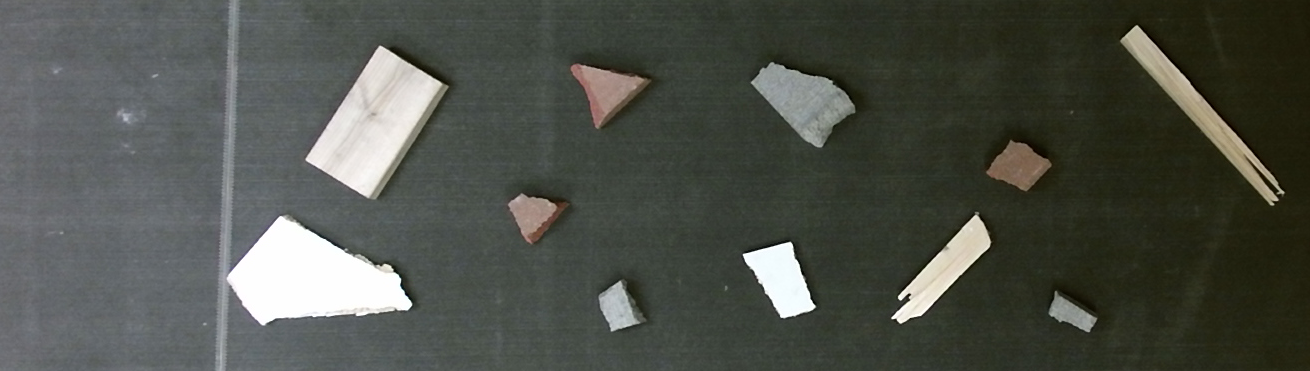
//> input picture chunks.png, 1310 x 371 px
$ ./hull_demo ../chunks.png   (built with g++ and OpenCV 4)
//> lines starting //> are read from the running program, lines starting //| are printed output that depends on the picture; after the words box and inside, x2 and y2 are one past the last pixel; in counts of white or black regions, pixels touching at a corner belong together
/**
 * @function hull_demo.cpp
 * @brief Demo code to find contours in an image
 * @author OpenCV team
 */

#include "opencv2/imgcodecs.hpp"
#include "opencv2/highgui/highgui.hpp"
#include "opencv2/imgproc/imgproc.hpp"
#include <iostream>
#include <stdio.h>
#include <stdlib.h>

using namespace cv;
using namespace std;

Mat src; Mat src_gray;
int thresh = 100;
int max_thresh = 255;
RNG rng(12345);

// Function header
void thresh_callback(int, void*);

/**
 * @function main
 */
int main(int argc, char** argv)
{
  if (argc < 2)
  {
    printf("No image provided, exiting.\n");
    return -1;
  }

  // Load source image and convert it to gray
  src = imread(argv[1], 1);
//> src is the input picture: 371 rows x 1310 cols, CV_8UC3; mean B, G, R 73.6, 81.1, 77.8

  // Convert image to gray and blur it
  cvtColor(src, src_gray, COLOR_BGR2GRAY);
  blur(src_gray, src_gray, Size(3, 3));

  // Create Window
  const char* source_window = "Source";
  namedWindow(source_window, WINDOW_AUTOSIZE);
  imshow(source_window, src);

  createTrackbar(" Threshold:", "Source", &thresh, max_thresh, thresh_callback);
  thresh_callback(0, 0);

  waitKey(0);
  return (0);
}

/**
 * @function thresh_callback
 */
void thresh_callback(int, void*)
{
  Mat src_copy = src.clone();
  Mat threshold_output;
  vector<vector<Point> > contours;
  vector<Vec4i> hierarchy;

  // Detect edges using Threshold
  threshold(src_gray, threshold_output, thresh, 255, THRESH_BINARY);
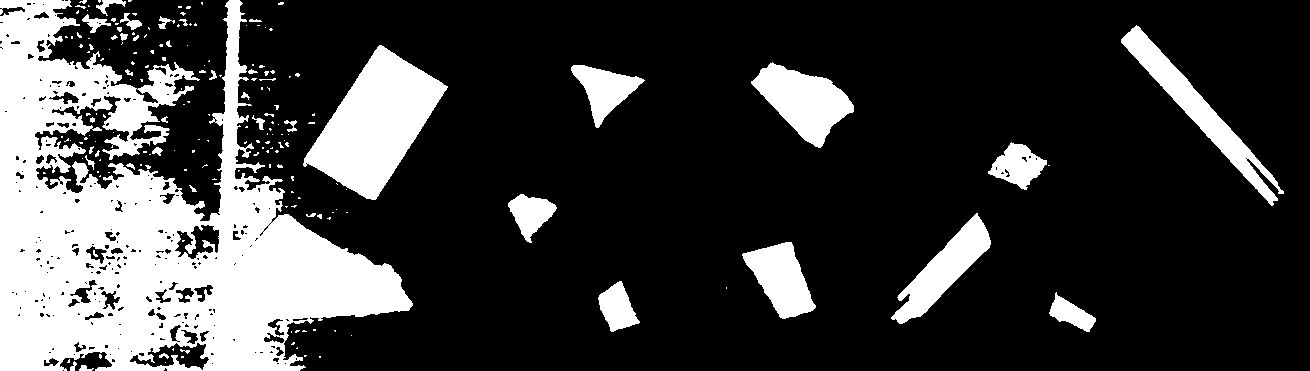
//> threshold_output: 371 rows x 1310 cols, CV_8UC1; 23.3% white; 189 white regions (146 under 20 px)

  // Find contours
  findContours(threshold_output, contours, hierarchy, RETR_TREE, CHAIN_APPROX_SIMPLE, Point(0, 0));
//> contours = 455 contours, 368 with area under 20; largest, box (x1, y1, x2, y2) and area: (0, 0, 413, 371) 79586, (303, 45, 448, 200) 11140, (1121, 25, 1284, 206) 4591, (751, 62, 854, 148) 4462, (891, 213, 991, 324) 3640

  // Find the convex hull object for each contour
  vector<vector<Point> >hull(contours.size());
//> hull = 455 empty contours
  for (size_t i = 0; i < contours.size(); i++)
  {
    convexHull(Mat(contours[i]), hull[i], false);
  }
//> after the loop, hull = 455 contours, 353 with area under 20; largest, box (x1, y1, x2, y2) and area: (0, 0, 413, 371) 123334, (303, 45, 448, 200) 11506, (1121, 25, 1284, 206) 5105, (751, 62, 854, 148) 4807, (891, 213, 991, 324) 3941

  // Draw contours + hull results
  Mat drawing = Mat::zeros(threshold_output.size(), CV_8UC3);
  for (size_t i = 0; i < contours.size(); i++)
  {
    Scalar color = Scalar(rng.uniform(0, 255), rng.uniform(0, 255), rng.uniform(0, 255));
    drawContours(drawing, contours, (int)i, color, 1, 8, vector<Vec4i>(), 0, Point());
    drawContours(drawing, hull, (int)i, color, 1, 8, vector<Vec4i>(), 0, Point());
  }
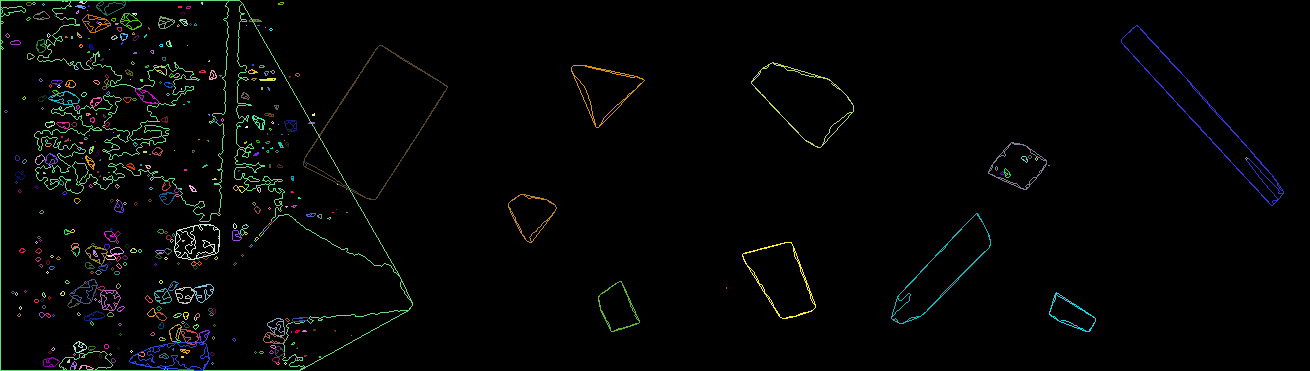
//> drawing: 371 rows x 1310 cols, CV_8UC3; mean B, G, R 4, 5, 3.7

  // Show in a window
  namedWindow("Hull demo", WINDOW_AUTOSIZE);
  imshow("Hull demo", drawing);
}
